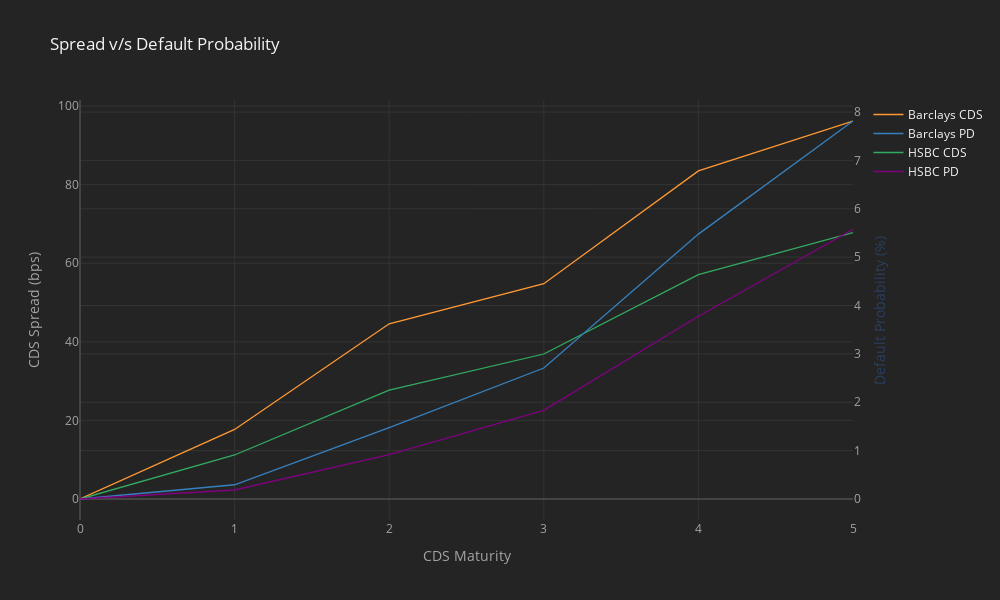

Here is the notebook cell this chart was saved with:
### Code cell
# Create Data Frame of Banks CDS
bank = pd.DataFrame({'Barclays CDS' : barclays['Spread']*10000,
                     'Barclays PD' : barclays['Default']*100,
                     'HSBC CDS' : hsbc['Spread']*10000,
                     'HSBC PD' : hsbc['Default']*100})

# Plot bank cds & probability of default 
bank.iplot(title = 'Spread v/s Default Probability',
           xTitle = 'CDS Maturity',
           yTitle = 'CDS Spread (bps)',
           secondary_y = ['Barclays PD', 'HSBC PD'],
           secondary_y_title = 'Default Probability (%)')

### Figure 1 — Plotly figure (JSON) as saved in the notebook; plotly's stock layout.template omitted (floating-point values rounded to 4 significant figures)
{"data": [{"line": {"color": "rgba(255, 153, 51, 1.0)", "dash": "solid", "shape": "linear", "width": 1.3}, "mode": "lines", "name": "Barclays CDS", "text": "", "type": "scatter", "x": [0, 1, 2, 3, 4, 5], "y": [0, 17.7, 44.6, 54.8, 83.5, 96.2]}, {"line": {"color": "rgba(55, 128, 191, 1.0)", "dash": "solid", "shape": "linear", "width": 1.3}, "mode": "lines", "name": "Barclays PD", "text": "", "type": "scatter", "x": [0, 1, 2, 3, 4, 5], "xaxis": "x", "y": [0, 0.2941, 1.476, 2.707, 5.476, 7.815], "yaxis": "y2"}, {"line": {"color": "rgba(50, 171, 96, 1.0)", "dash": "solid", "shape": "linear", "width": 1.3}, "mode": "lines", "name": "HSBC CDS", "text": "", "type": "scatter", "x": [0, 1, 2, 3, 4, 5], "y": [0, 11.2, 27.7, 36.9, 57.1, 67.8]}, {"line": {"color": "rgba(128, 0, 128, 1.0)", "dash": "solid", "shape": "linear", "width": 1.3}, "mode": "lines", "name": "HSBC PD", "text": "", "type": "scatter", "x": [0, 1, 2, 3, 4, 5], "xaxis": "x", "y": [0, 0.1863, 0.9198, 1.834, 3.778, 5.575], "yaxis": "y2"}], "layout": {"height": 600, "legend": {"bgcolor": "#242424", "font": {"color": "#F4F4F4"}}, "paper_bgcolor": "#242424", "plot_bgcolor": "#242424", "title": {"font": {"color": "#F4F4F4"}, "text": "Spread v/s Default Probability"}, "width": 1000, "xaxis": {"gridcolor": "#343434", "showgrid": true, "tickfont": {"color": "#A4A4A4"}, "title": {"font": {"color": "#A4A4A4"}, "text": "CDS Maturity"}, "zerolinecolor": "#444444"}, "yaxis": {"gridcolor": "#343434", "showgrid": true, "tickfont": {"color": "#A4A4A4"}, "title": {"font": {"color": "#A4A4A4"}, "text": "CDS Spread (bps)"}, "zerolinecolor": "#444444"}, "yaxis2": {"anchor": "x", "gridcolor": "#343434", "overlaying": "y", "showgrid": true, "side": "right", "tickfont": {"color": "#A4A4A4"}, "title": {"text": "Default Probability (%)"}, "zerolinecolor": "#444444"}}}
